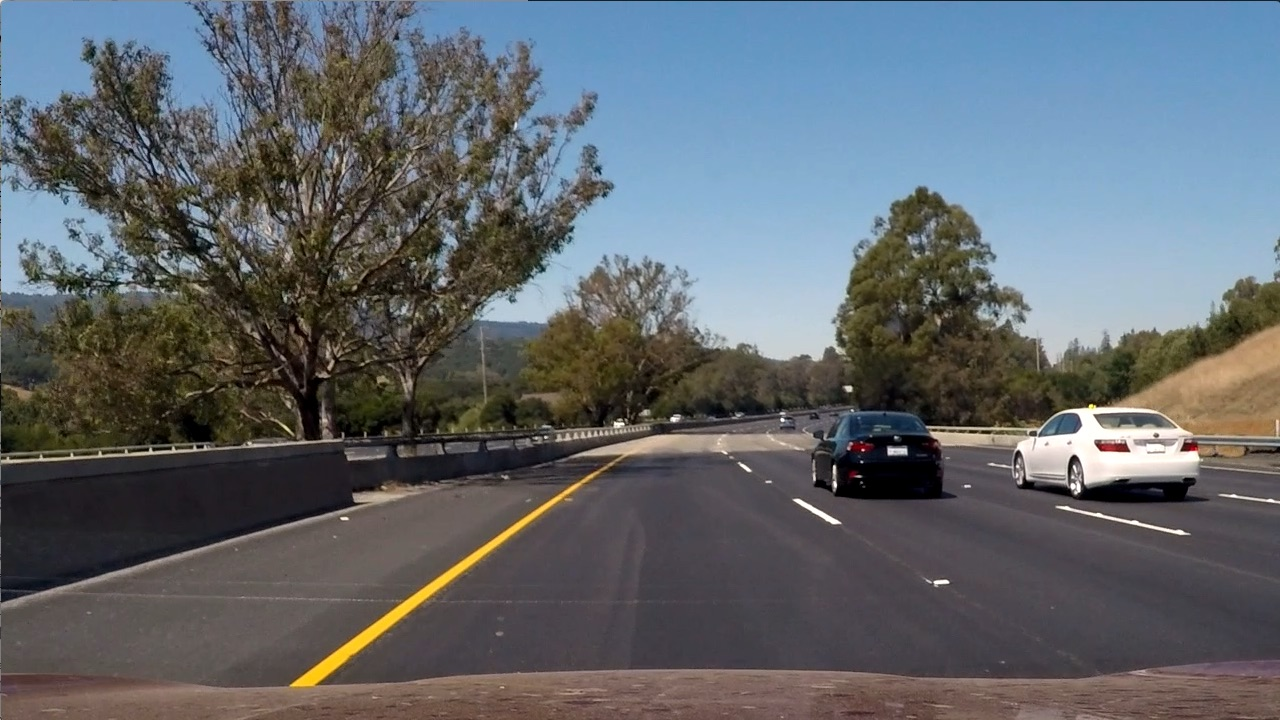
#> input picture colorspace_test_images/test6.jpg, 1280 x 720 px, found by its file name
$ jupyter execute color_filtering.ipynb   (older library calls are emulated)
#> lines starting #> are read from the running program, lines starting #| are printed output that depends on the picture; after the words box and inside, x2 and y2 are one past the last pixel; in counts of white or black regions, pixels touching at a corner belong together
[cell 1]
import matplotlib.image as mpimg
import matplotlib.pyplot as plt
import cv2
import numpy as np

[cell 2]
image = mpimg.imread('/Users/brandoncanniff/Code2020/Self-Driving-Cars/Camera Calibration/CarND-Camera-Calibration/colorspace_test_images/test6.jpg')
#> image is the input picture: shape (720, 1280, 3); mean R, G, B 97, 102.6, 107.9
plt.imshow(image)

[cell 3]
def hls_select(img, thresh=(0, 255)):
    hls = cv2.cvtColor(img, cv2.COLOR_RGB2HLS)
    S = hls[:,:,2]
    sbinary = np.zeros_like(S)
    sbinary[(thresh[0] < S) & (thresh[1] >= S)] = 1
    return sbinary

[cell 4]
solution_img = mpimg.imread('/Users/brandoncanniff/Code2020/Self-Driving-Cars/Camera Calibration/CarND-Camera-Calibration/hls-binary.jpg')
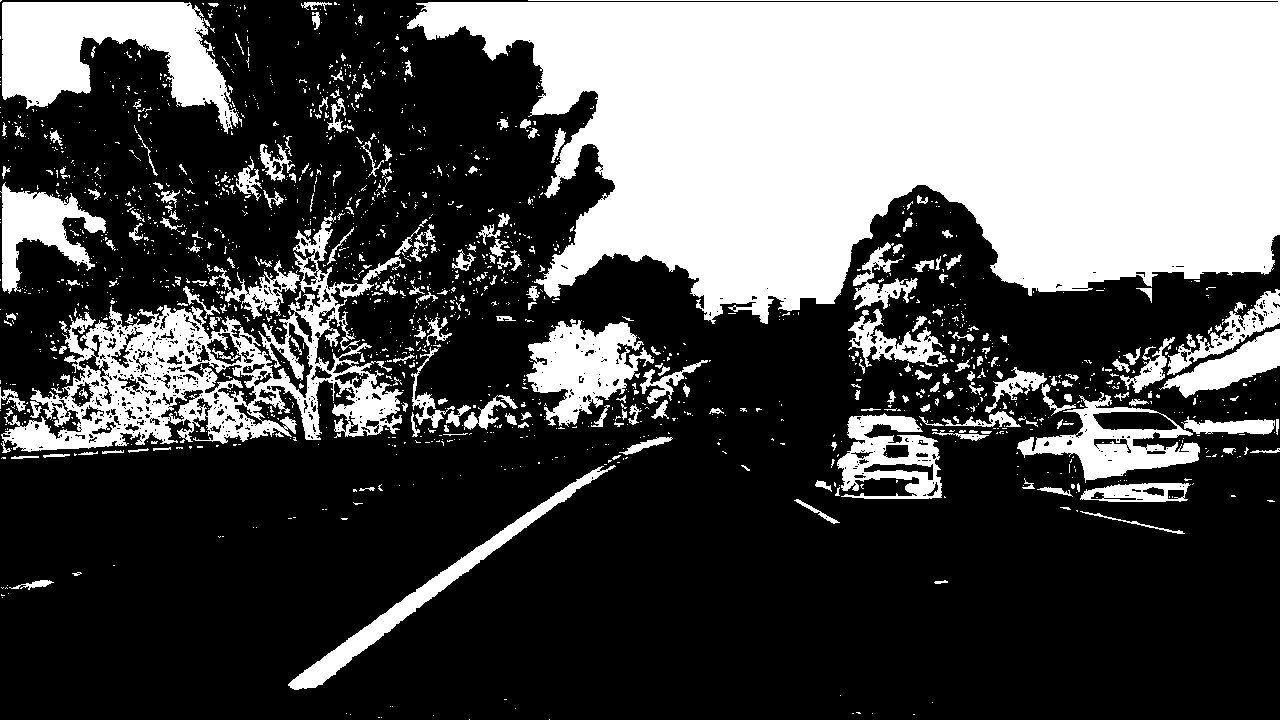
#> input picture hls-binary.jpg, 1280 x 720 px, found by its file name
#> solution_img is the input picture: shape (720, 1280); min 0, max 255, mean 84.4
s_img = hls_select(image, thresh=(90, 255))
#> in hls_select, `hls = cv2.cvtColor(img, cv2.COLOR_RGB2HLS)`: hls: shape (720, 1280, 3); mean of channels 0, 1, 2 76.7, 102.2, 57.5
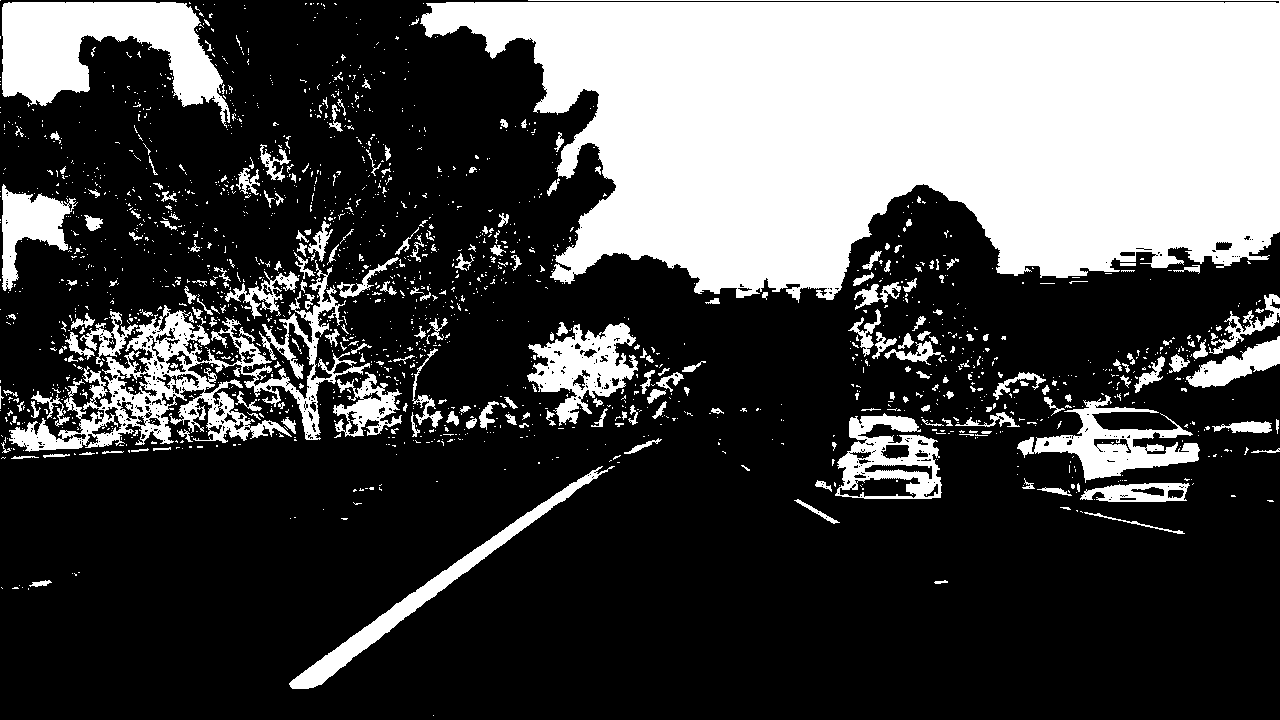
#> s_img: shape (720, 1280); values 0 (black) and 1 (white), 29.6% white; 1863 white regions (1622 under 20 px), largest, box (x1, y1, x2, y2) and area: (420, 0, 1280, 303) 187403, (9, 260, 370, 452) 15586, (2, 2, 230, 128) 14787
f, (ax1, ax2) = plt.subplots(1, 2, figsize=(24,9))
f.tight_layout()
ax1.imshow(solution_img, cmap='gray')
ax1.set_title('Desired Threshold', fontsize=42)
ax2.imshow(s_img, cmap='gray')
ax2.set_title('Current Threshold', fontsize=42)
plt.subplots_adjust(left=0, right=1, top=0.9, bottom=0)

[cell 5]
import numpy as np
import cv2
import matplotlib.pyplot as plt
import matplotlib.image as mpimg


image = mpimg.imread('/Users/brandoncanniff/Code2020/Self-Driving-Cars/Camera Calibration/CarND-Camera-Calibration/bridge_shadow.jpg')
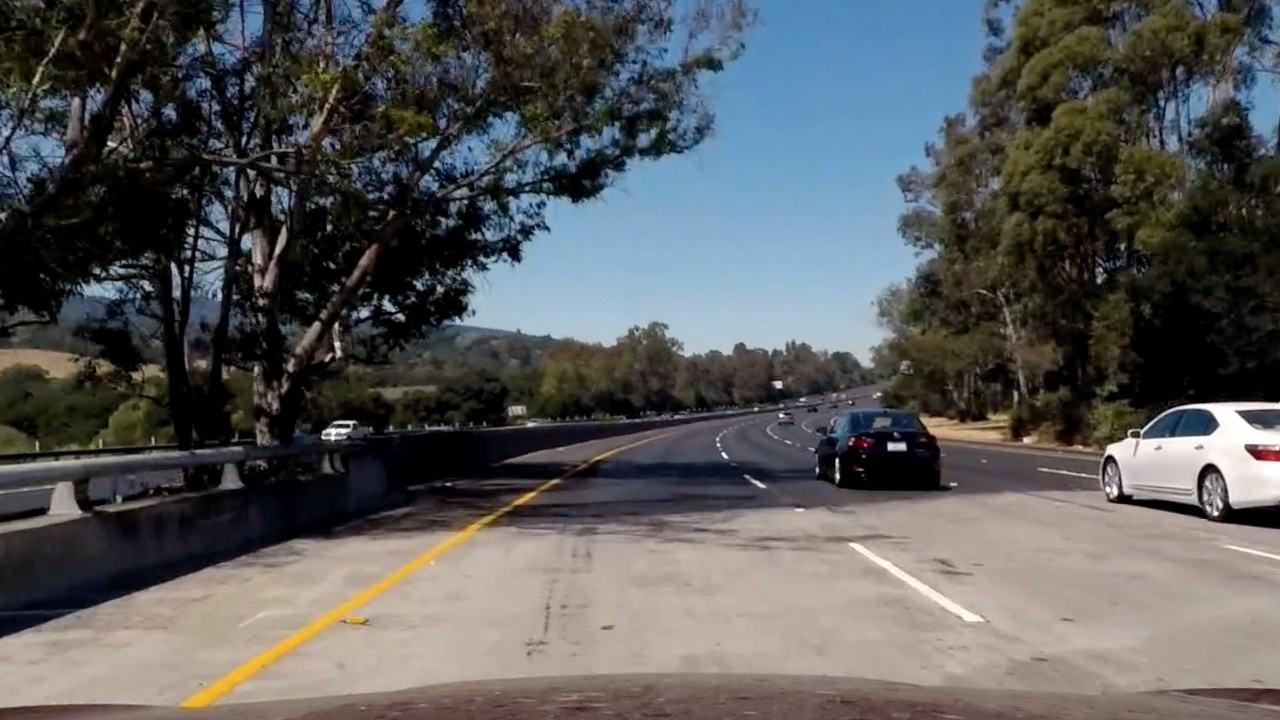
#> input picture bridge_shadow.jpg, 1280 x 720 px, found by its file name
#> image is the input picture: shape (720, 1280, 3); mean R, G, B 89.7, 90.6, 90.8

# Edit this function to create your own pipeline.
def s_sx_filter(img, s_thresh=(170, 255), sx_thresh=(20, 100)):
#> called with s_thresh = (170, 255), sx_thresh = (20, 100)
    img = np.copy(img)
    # Convert to HLS color space and separate the V channel
    hls = cv2.cvtColor(img, cv2.COLOR_RGB2HLS)
#> hls: shape (720, 1280, 3); mean of channels 0, 1, 2 55.3, 90.3, 67
    l_channel = hls[:,:,1]
    s_channel = hls[:,:,2]
    # Sobel x
    sobelx = cv2.Sobel(l_channel, cv2.CV_64F, 1, 0) # Take the derivative in x
    abs_sobelx = np.absolute(sobelx) # Absolute x derivative to accentuate lines away from horizontal
    scaled_sobel = np.uint8(255*abs_sobelx/np.max(abs_sobelx))

    # Threshold x gradient
    sxbinary = np.zeros_like(scaled_sobel)
    sxbinary[(scaled_sobel >= sx_thresh[0]) & (scaled_sobel <= sx_thresh[1])] = 1

    # Threshold color channel
    s_binary = np.zeros_like(s_channel)
    s_binary[(s_channel >= s_thresh[0]) & (s_channel <= s_thresh[1])] = 1
    # Stack each channel
    color_binary = np.dstack(( np.zeros_like(sxbinary), sxbinary, s_binary)) * 255
    return color_binary

result = s_sx_filter(image)
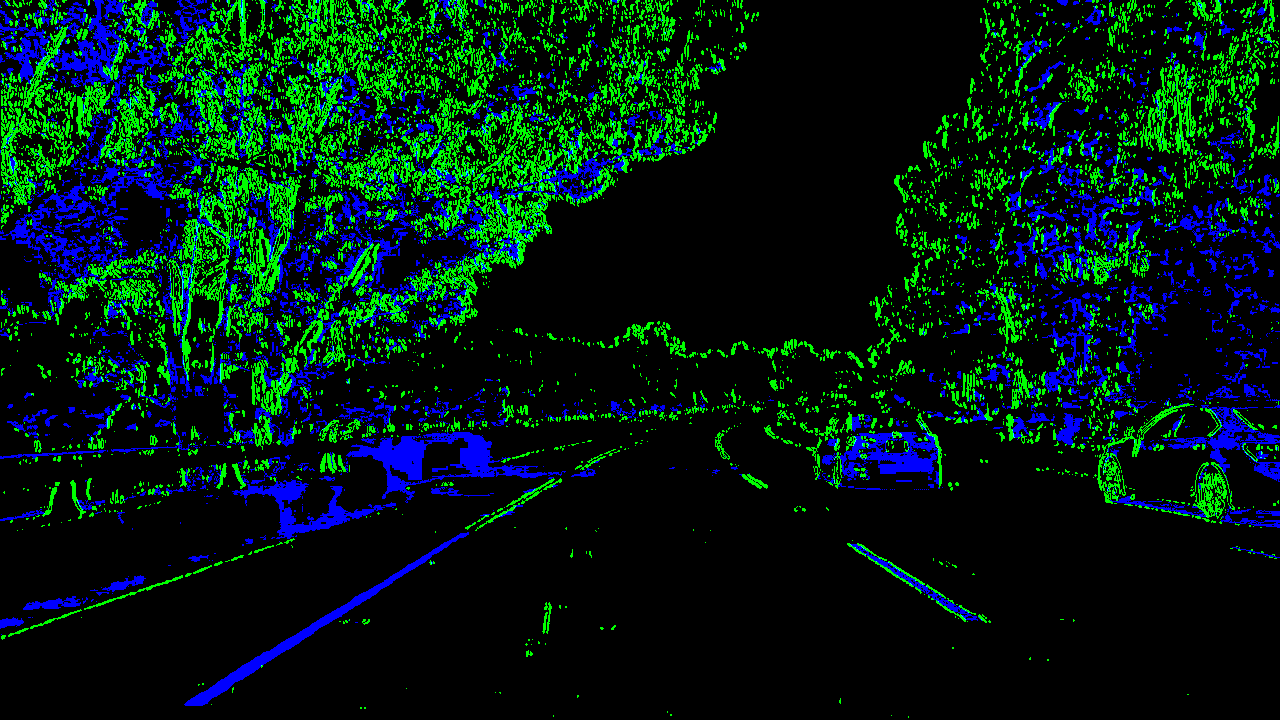
#> result: shape (720, 1280, 3); mean R, G, B 0, 27, 18.9

# Plot the result
f, (ax1, ax2) = plt.subplots(1, 2, figsize=(24, 9))
f.tight_layout()

ax1.imshow(image)
ax1.set_title('Original Image', fontsize=40)

ax2.imshow(result)
ax2.set_title('Saturation & xGrad Filter', fontsize=40)
plt.subplots_adjust(left=0., right=1, top=0.9, bottom=0.)
